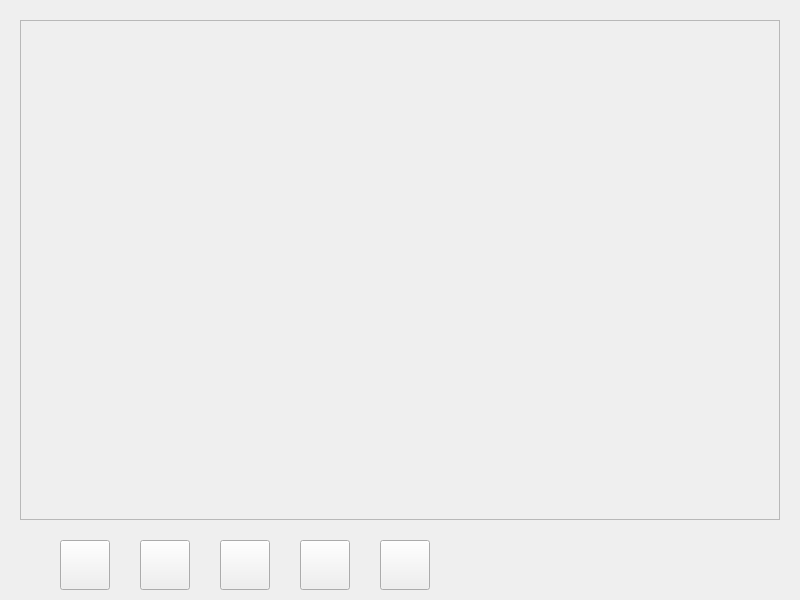
<?xml version="1.0" encoding="UTF-8"?>
<ui version="4.0">
 <class>Widget</class>
 <widget class="QWidget" name="Widget">
  <property name="geometry">
   <rect>
    <x>0</x>
    <y>0</y>
    <width>800</width>
    <height>600</height>
   </rect>
  </property>
  <property name="windowTitle">
   <string>Widget</string>
  </property>
  <widget class="QStackedWidget" name="stackedWidget">
   <property name="geometry">
    <rect>
     <x>20</x>
     <y>20</y>
     <width>760</width>
     <height>500</height>
    </rect>
   </property>
   <property name="frameShape">
    <enum>QFrame::StyledPanel</enum>
   </property>
   <property name="currentIndex">
    <number>3</number>
   </property>
   <widget class="page_welcome" name="page_1"/>
   <widget class="page_rules" name="page_2"/>
   <widget class="page_2players" name="page_3"/>
   <widget class="page_onetournament" name="page_4"/>
   <widget class="page_allplayers" name="page_5"/>
  </widget>
  <widget class="QPushButton" name="welcomeButton">
   <property name="geometry">
    <rect>
     <x>60</x>
     <y>540</y>
     <width>50</width>
     <height>50</height>
    </rect>
   </property>
   <property name="text">
    <string/>
   </property>
  </widget>
  <widget class="QPushButton" name="rulesButton">
   <property name="geometry">
    <rect>
     <x>140</x>
     <y>540</y>
     <width>50</width>
     <height>50</height>
    </rect>
   </property>
   <property name="text">
    <string/>
   </property>
  </widget>
  <widget class="QPushButton" name="twoplayerButton">
   <property name="geometry">
    <rect>
     <x>220</x>
     <y>540</y>
     <width>50</width>
     <height>50</height>
    </rect>
   </property>
   <property name="text">
    <string/>
   </property>
  </widget>
  <widget class="QPushButton" name="allplayerButton">
   <property name="geometry">
    <rect>
     <x>380</x>
     <y>540</y>
     <width>50</width>
     <height>50</height>
    </rect>
   </property>
   <property name="text">
    <string/>
   </property>
  </widget>
  <widget class="QPushButton" name="tournamentButton">
   <property name="geometry">
    <rect>
     <x>300</x>
     <y>540</y>
     <width>50</width>
     <height>50</height>
    </rect>
   </property>
   <property name="text">
    <string/>
   </property>
  </widget>
 </widget>
 <customwidgets>
  <customwidget>
   <class>page_welcome</class>
   <extends>QWidget</extends>
   <header location="global">page_welcome.h</header>
   <container>1</container>
  </customwidget>
  <customwidget>
   <class>page_rules</class>
   <extends>QWidget</extends>
   <header location="global">page_rules.h</header>
   <container>1</container>
  </customwidget>
  <customwidget>
   <class>page_2players</class>
   <extends>QWidget</extends>
   <header location="global">page_2players.h</header>
   <container>1</container>
  </customwidget>
  <customwidget>
   <class>page_allplayers</class>
   <extends>QWidget</extends>
   <header location="global">page_allplayers.h</header>
   <container>1</container>
  </customwidget>
  <customwidget>
   <class>page_onetournament</class>
   <extends>QWidget</extends>
   <header location="global">page_onetournament.h</header>
   <container>1</container>
  </customwidget>
 </customwidgets>
 <resources/>
 <connections/>
</ui>
